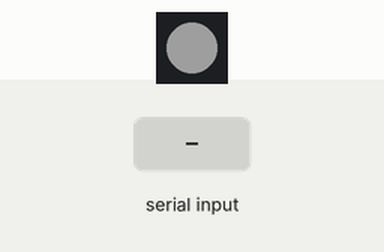
This sketch was run on a simulated Arduino Uno, built with avr-gcc and run on an emulated ATmega328P. Shown: 1 RGB LEDs in strip order, left to right. The inputs (shaded band) are chosen by the test bench. Dim RGB values are drawn brighter than linear.

Above: at 1.2 s.
1.3 s: "90,45,200\n" received over the second serial link
At 2.4 s:
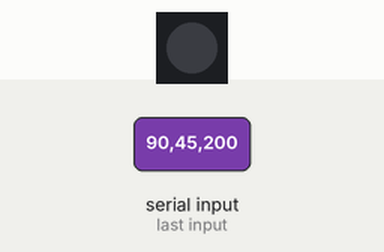
2.8 s: "R90\n" received over the second serial link
At 3.5 s:
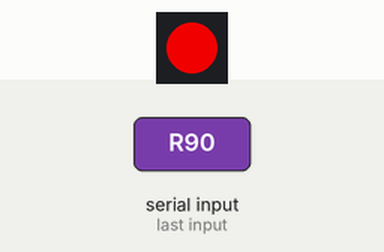
Timing chart, 0 to 5.8 s (numbered marks = the images above; inputs shaded):
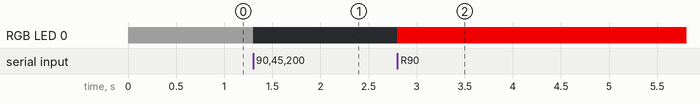

The sketch:

LedstripBluetooth-v2.ino
```cpp
#include <SoftwareSerial.h>
#include<FastLED.h>
#define NUM_LEDS 1
#define DATA_PIN 5
#define CLOCK_PIN 4

CRGB leds[NUM_LEDS];
SoftwareSerial bluetooth(9, 8);

char valueRead;
String cadena = "";
int rojo, verde, azul;

void setup() {
  FastLED.addLeds<P9813, DATA_PIN, CLOCK_PIN, RGB>(leds, NUM_LEDS);
  Serial.begin(9600);
  bluetooth.begin(9600);

  leds[0].setRGB(30, 30, 30);
  FastLED.show();
}

void loop() {
  if (bluetooth.available()) {
    valueRead = bluetooth.read(); // = 63R76G36B

    if (isDigit(valueRead)) {
      cadena += (char)valueRead;
    }
    if (valueRead == 'R') {
      rojo = cadena.toInt();
      cadena = "";
    }

    if (valueRead == 'G') {
      verde = cadena.toInt();
      cadena = "";
    }

    if (valueRead == 'B') {
      azul = cadena.toInt();
      cadena = "";
    }

    changeColor(rojo, verde, azul);
  }
}

void changeColor (int Red, int Green, int Blue) {
  leds[0].setRGB(Red, Green, Blue);
  FastLED.show();
}
```

Measured:
- after the input at 1.3 s, RGB LED 0: RGB(30, 30, 30) → off at once
- after the input at 2.8 s, RGB LED 0: off → RGB(208, 0, 0) at once
